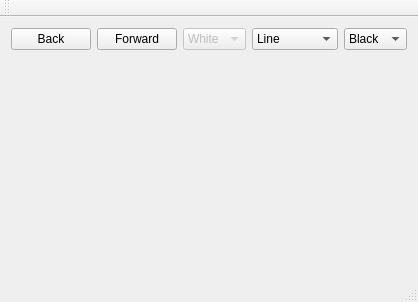
<?xml version="1.0" encoding="UTF-8"?>
<ui version="4.0">
 <class>MainWindow</class>
 <widget class="QMainWindow" name="MainWindow">
  <property name="geometry">
   <rect>
    <x>0</x>
    <y>0</y>
    <width>399</width>
    <height>302</height>
   </rect>
  </property>
  <property name="windowTitle">
   <string>MainWindow</string>
  </property>
  <widget class="QWidget" name="centralWidget">
   <layout class="QVBoxLayout" name="verticalLayout">
    <item>
     <layout class="QHBoxLayout" name="horizontalLayout">
      <item>
       <widget class="QPushButton" name="eraser">
        <property name="text">
         <string>Back</string>
        </property>
       </widget>
      </item>
      <item>
       <widget class="QPushButton" name="zombiemaker">
        <property name="text">
         <string>Forward</string>
        </property>
       </widget>
      </item>
      <item>
       <widget class="QComboBox" name="brushbox">
        <property name="enabled">
         <bool>false</bool>
        </property>
        <property name="editable">
         <bool>false</bool>
        </property>
        <property name="currentIndex">
         <number>4</number>
        </property>
        <item>
         <property name="text">
          <string>Black</string>
         </property>
        </item>
        <item>
         <property name="text">
          <string>Red</string>
         </property>
        </item>
        <item>
         <property name="text">
          <string>Green</string>
         </property>
        </item>
        <item>
         <property name="text">
          <string>Blue</string>
         </property>
        </item>
        <item>
         <property name="text">
          <string>White</string>
         </property>
        </item>
       </widget>
      </item>
      <item>
       <widget class="QComboBox" name="figurebox">
        <item>
         <property name="text">
          <string>Line</string>
         </property>
        </item>
        <item>
         <property name="text">
          <string>Elipse</string>
         </property>
        </item>
        <item>
         <property name="text">
          <string>Rectangle</string>
         </property>
        </item>
        <item>
         <property name="text">
          <string>Pen</string>
         </property>
        </item>
       </widget>
      </item>
      <item>
       <widget class="QComboBox" name="colorbox">
        <item>
         <property name="text">
          <string>Black</string>
         </property>
        </item>
        <item>
         <property name="text">
          <string>Red</string>
         </property>
        </item>
        <item>
         <property name="text">
          <string>Green</string>
         </property>
        </item>
        <item>
         <property name="text">
          <string>Blue</string>
         </property>
        </item>
        <item>
         <property name="text">
          <string>White</string>
         </property>
        </item>
       </widget>
      </item>
     </layout>
    </item>
    <item>
     <widget class="MyPaint" name="widget" native="true">
      <zorder></zorder>
     </widget>
    </item>
   </layout>
  </widget>
  <widget class="QMenuBar" name="menuBar">
   <property name="geometry">
    <rect>
     <x>0</x>
     <y>0</y>
     <width>399</width>
     <height>26</height>
    </rect>
   </property>
  </widget>
  <widget class="QToolBar" name="mainToolBar">
   <attribute name="toolBarArea">
    <enum>TopToolBarArea</enum>
   </attribute>
   <attribute name="toolBarBreak">
    <bool>false</bool>
   </attribute>
  </widget>
  <widget class="QStatusBar" name="statusBar"/>
 </widget>
 <layoutdefault spacing="6" margin="11"/>
 <customwidgets>
  <customwidget>
   <class>MyPaint</class>
   <extends>QWidget</extends>
   <header>mypaint.h</header>
   <container>1</container>
  </customwidget>
 </customwidgets>
 <resources/>
 <connections/>
</ui>
